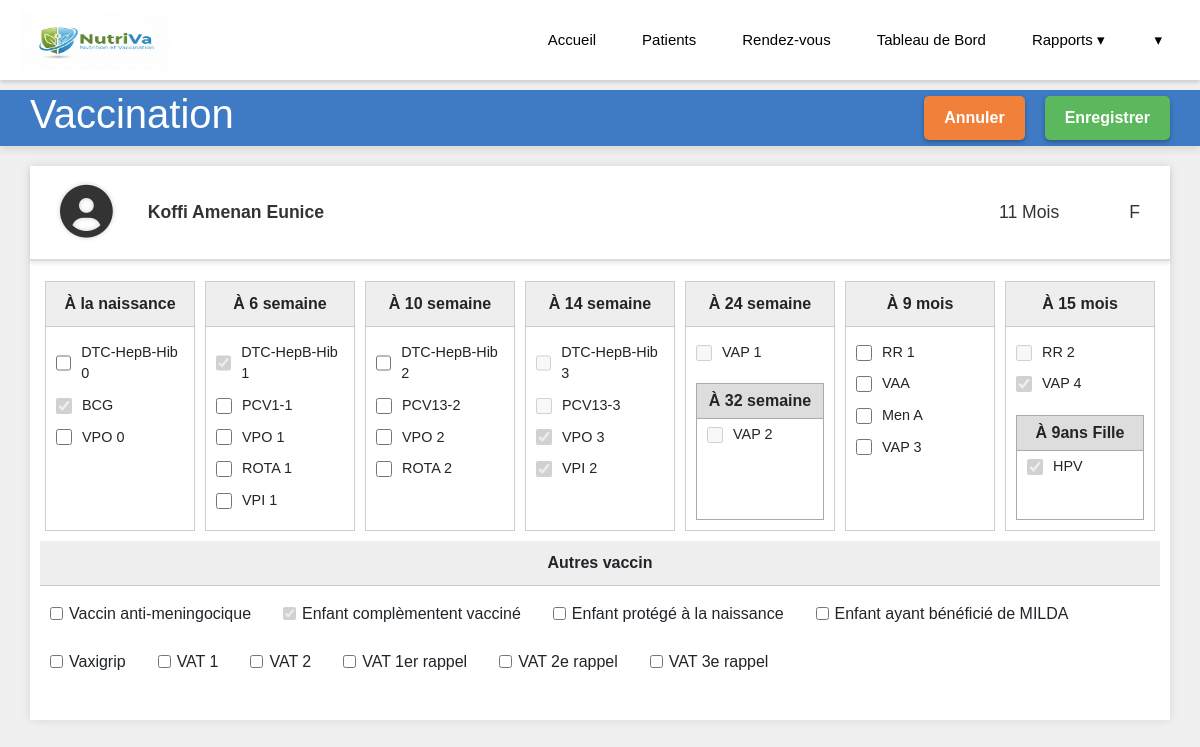
Page /patient/vaccination/2/ on the earlier database version.
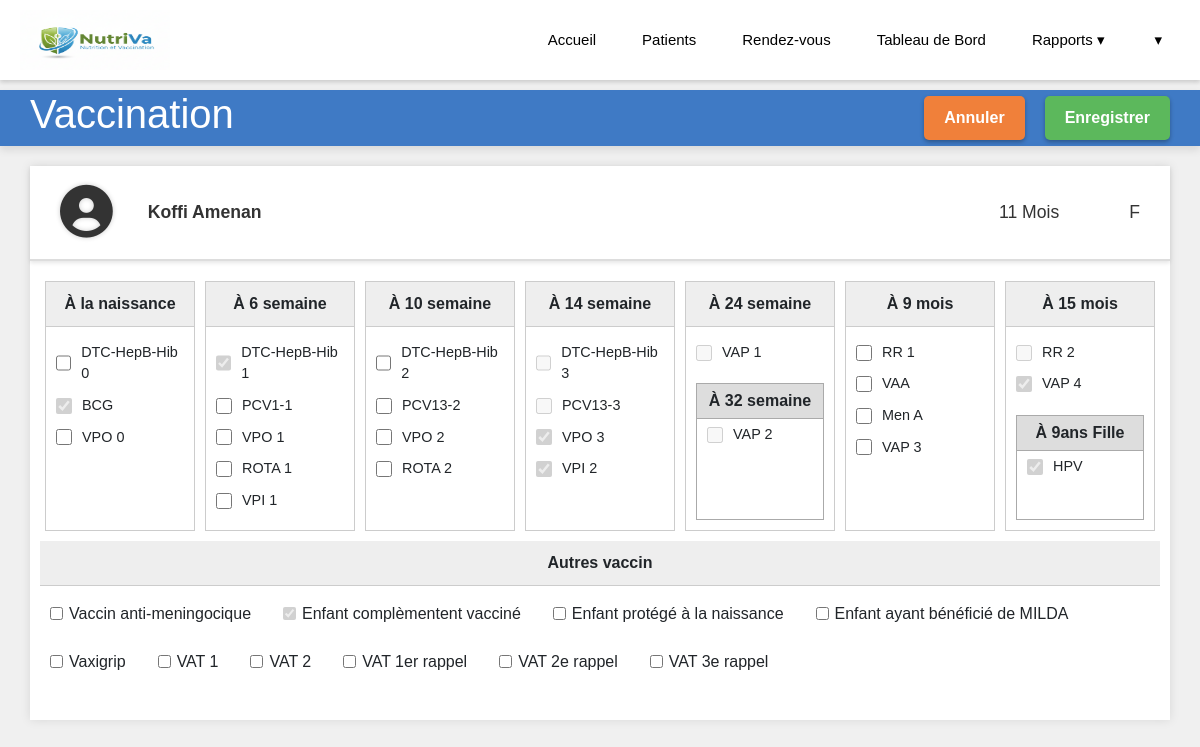
Same page on the later database version.
### patient/models.py (models this page shows, shortened)
class Patient(models.Model):
    nom = models.CharField(max_length=100)
    prenom = models.CharField(max_length=300)
    date_naissance = models.DateField()
    date_creation = models.DateField()
    sexe = models.CharField(max_length=10)
    nom_parent= models.CharField(max_length=100)
    quartier = models.CharField(max_length=100)
    telephone = models.CharField(max_length=20, blank=True, null=True)
    @property
    def age(self):
        today = date.today()
        return (today.year - self.date_naissance.year) * 12 + today.month - self.date_naissance.month

### patient/views.py (the view)
# urls.py: path('vaccination/<int:patient_id>/', views.vaccination, name="vaccination"),
def vaccination(request, patient_id):
    patient = get_object_or_404(Patient, id=patient_id)
    vaccins_faits_raw = Vaccination.objects.filter(patient=patient).values_list('vaccin', flat=True)
    vaccins_faits = []
    for entry in vaccins_faits_raw:
        try:
            parsed = ast.literal_eval(entry)
            if isinstance(parsed, list):
                vaccins_faits.extend(parsed)
            else:
                vaccins_faits.append(parsed)
        except Exception:
            vaccins_faits.append(entry)
    return render(request, 'patient/vaccination.html', {
        "patient": patient,
        "age_mois": patient.age,
        "vaccins_faits_json": json.dumps(vaccins_faits),
    })

### patient/context_processors.py (called while the page is built)
def today(request):
    return {"today": date.today()}

### patient/templates/patient/vaccination.html (shortened to what the changed rows need)
<!DOCTYPE html>
<html lang="fr">
  {% load static %}
<head>
    <link rel="stylesheet" href="{% static 'patient/style.css' %}">
    <link rel="stylesheet" href="https://cdnjs.cloudflare.com/ajax/libs/font-awesome/6.0.0-beta3/css/all.min.css">
</head>
<body class="vaccin-body">
  {% include 'patient/header.html' %}
    <div class="header-bar-vaccin">
        <h1>Vaccination</h1>
    </div>
    <div class="main-container-vaccin">
        <div class="patient-info-box">
            <div class="patient-details">
                <i class="fas fa-user-circle profile-icon"></i>
                <span class="patient-name">{{patient.nom}} {{patient.prenom}}</span>
                <span class="patient-age">{{patient.age}} Mois</span>
                <span class="patient-sex">{{patient.sexe}}</span>
            </div>
        </div>
          </div>
    </body>
</html>

Differences in the rows shown:
changed Patient "Koffi": prenom "Amenan Eunice" → "Amenan"
